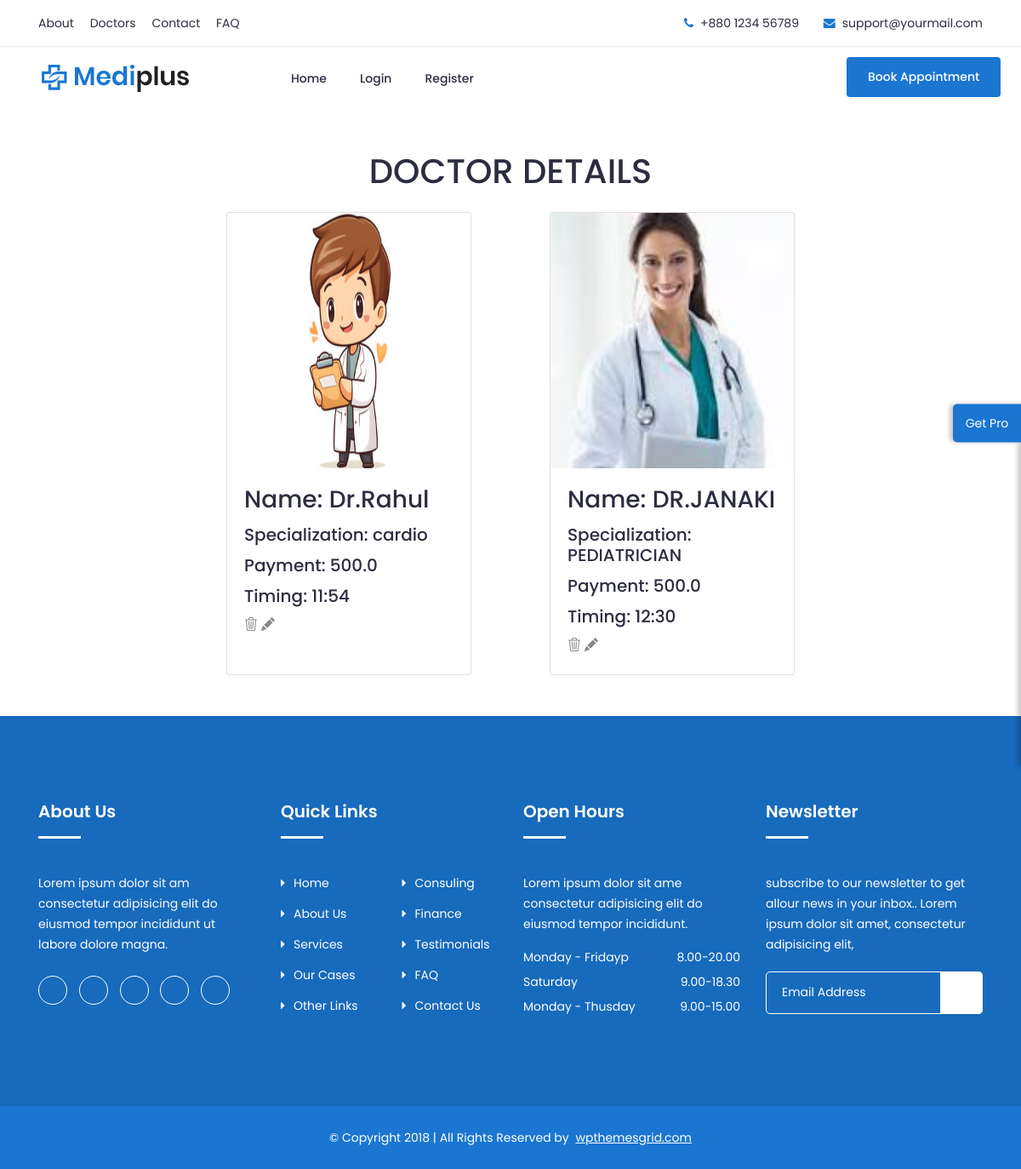
The app's page /doctorview with its own data.
### user_app/models.py (models this page shows)
class doctorsinfo(models.Model):
    docphoto=models.ImageField()
    docname=models.CharField(max_length=50)
    docspecialization=models.CharField(max_length=50)
    docpayment=models.FloatField(max_length=50)
    doctiming=models.CharField(max_length=50)

### admin_app/views.py (the view)
# urls.py: path('doctorview',views.doctorview),
def doctorview(request):
    data=doctorsinfo.objects.all()
    return render(request,'doctorview.html',{'doctordata':data})

### templates/doctorview.html (shortened to what this page needs)
{% load static %}
{% include 'header.html' %}
<br><br>
<div class="container">
  <h1 class="text-center">DOCTOR DETAILS</h1>
  <br>
  <div class="row justify-content-center">
    {% for i in doctordata %}
      <div class="col-md-4 d-flex justify-content-center mb-4">
        <div class="card" style="width: 18rem;">
          <img src="../media/{{i.docphoto}}" alt="no image" style="width:300px;height:300px;" class="card-img-top">
          <div class="card-body">
            <h3 class="card-title">Name: {{i.docname}}</h3>
            <h5 class="card-title">Specialization: {{i.docspecialization}}</h5
                >
            <h5 class="card-title">Payment: {{i.docpayment}}</h5>
            <h5 class="card-title">Timing: {{i.doctiming}}</h5>
            <a href="{% url 'doctordelete' id=i.id %}"></a>
<a href="{% url 'doctorupdate' id=i.id %}"></a>
          </div>
        </div>
      </div>
      {% endfor %}
  </div>
</div>
<br>
{% include 'footer.html' %}

### templates/header.html (shortened to what this page needs)
{% load static %}
<!doctype html>
<html class="no-js" lang="zxx">
    <head>
		<link rel="stylesheet" href="{%static 'css/bootstrap.min.css' %}">
		<link rel="stylesheet" href="{%static 'css/nice-select.css' %}">
        <link rel="stylesheet" href="{%static 'css/font-awesome.min.css' %}">
        <link rel="stylesheet" href="{%static 'css/icofont.css' %}">
		<link rel="stylesheet" href="{%static 'css/slicknav.min.css' %}">
        <link rel="stylesheet" href="{%static 'css/owl-carousel.css' %}">
		<link rel="stylesheet" href="{%static 'css/datepicker.css' %}">
        <link rel="stylesheet" href="{%static 'css/animate.min.css' %}">
        <link rel="stylesheet" href="{%static 'css/magnific-popup.css' %}">
        <link rel="stylesheet" href="{%static 'css/normalize.css' %}">
        <link rel="stylesheet" href="{%static 'style.css' %}">
        <link rel="stylesheet" href="{%static 'css/responsive.css' %}">
    </head>
    <body>
		<ul class="pro-features">
			<a class="get-pro" href="#">Get Pro</a>
		</ul>
		<header class="header" >
			<div class="topbar">
				<div class="container">
					<div class="row">
						<div class="col-lg-6 col-md-5 col-12">
							<ul class="top-link">
								<li><a href="#">About</a></li>
								<li><a href="#">Doctors</a></li>
								<li><a href="#">Contact</a></li>
								<li><a href="#">FAQ</a></li>
							</ul>
						</div>
						<div class="col-lg-6 col-md-7 col-12">
							<ul class="top-contact">
								<li><i class="fa fa-phone"></i>+880 1234 56789</li>
								<li><i class="fa fa-envelope"></i><a href="mailto:support@yourmail.com">support@yourmail.com</a></li>
							</ul>
						</div>
					</div>
				</div>
			</div>
			<div class="header-inner">
				<div class="container">
					<div class="inner">
						<div class="row">
							<div class="col-lg-3 col-md-3 col-12">
								<div class="logo">
									<a href="index.html"><img src="img/logo.png" alt="#"></a>
								</div>
							</div>
							<div class="col-lg-7 col-md-9 col-12">
								<div class="main-menu">
									<nav class="navigation">
										<ul class="nav menu">
											{% if request.session.admin %}
											<li><a href="index">Home</a></li>
											<li><a href="doctorregistration">Add Doctor's</a></li>
											<li><a href="doctorview">Doctor's List</a></li>
											<li><a href="userview">User's List</a></li>
											<li><a href="appointment_view">Appointment's List</a></li>
											<li><a href="logout">Logout</a></li>
											{% else %}
											<li><a href="index">Home</a></li>
											<li><a href="login">Login</a></li>
											<li><a href="signup">Register</a></li>
											{% endif %}
										</ul>
									</nav>
								</div>
							</div>
							<div class="col-lg-2 col-12">
								<div class="get-quote">
									<a href="appointment.html" class="btn">Book Appointment</a>
								</div>
							</div>
						</div>
					</div>
				</div>
			</div>
		</header>

### templates/footer.html (shortened to what this page needs)
{% load static %}
		<footer id="footer" class="footer ">
			<div class="footer-top">
				<div class="container">
					<div class="row">
						<div class="col-lg-3 col-md-6 col-12">
							<div class="single-footer">
								<h2>About Us</h2>
								<p>Lorem ipsum dolor sit am consectetur adipisicing elit do eiusmod tempor incididunt ut labore dolore magna.</p>
								<ul class="social">
									<li><a href="#"><i class="icofont-facebook"></i></a></li>
									<li><a href="#"><i class="icofont-google-plus"></i></a></li>
									<li><a href="#"><i class="icofont-twitter"></i></a></li>
									<li><a href="#"><i class="icofont-vimeo"></i></a></li>
									<li><a href="#"><i class="icofont-pinterest"></i></a></li>
								</ul>
							</div>
						</div>
						<div class="col-lg-3 col-md-6 col-12">
							<div class="single-footer f-link">
								<h2>Quick Links</h2>
								<div class="row">
									<div class="col-lg-6 col-md-6 col-12">
										<ul>
											<li><a href="#"><i class="fa fa-caret-right" aria-hidden="true"></i>Home</a></li>
											<li><a href="#"><i class="fa fa-caret-right" aria-hidden="true"></i>About Us</a></li>
											<li><a href="#"><i class="fa fa-caret-right" aria-hidden="true"></i>Services</a></li>
											<li><a href="#"><i class="fa fa-caret-right" aria-hidden="true"></i>Our Cases</a></li>
											<li><a href="#"><i class="fa fa-caret-right" aria-hidden="true"></i>Other Links</a></li>
										</ul>
									</div>
									<div class="col-lg-6 col-md-6 col-12">
										<ul>
											<li><a href="#"><i class="fa fa-caret-right" aria-hidden="true"></i>Consuling</a></li>
											<li><a href="#"><i class="fa fa-caret-right" aria-hidden="true"></i>Finance</a></li>
											<li><a href="#"><i class="fa fa-caret-right" aria-hidden="true"></i>Testimonials</a></li>
											<li><a href="#"><i class="fa fa-caret-right" aria-hidden="true"></i>FAQ</a></li>
											<li><a href="#"><i class="fa fa-caret-right" aria-hidden="true"></i>Contact Us</a></li>
										</ul>
									</div>
								</div>
							</div>
						</div>
						<div class="col-lg-3 col-md-6 col-12">
							<div class="single-footer">
								<h2>Open Hours</h2>
								<p>Lorem ipsum dolor sit ame consectetur adipisicing elit do eiusmod tempor incididunt.</p>
								<ul class="time-sidual">
									<li class="day">Monday - Fridayp <span>8.00-20.00</span></li>
									<li class="day">Saturday <span>9.00-18.30</span></li>
									<li class="day">Monday - Thusday <span>9.00-15.00</span></li>
								</ul>
							</div>
						</div>
						<div class="col-lg-3 col-md-6 col-12">
							<div class="single-footer">
								<h2>Newsletter</h2>
								<p>subscribe to our newsletter to get allour news in your inbox.. Lorem ipsum dolor sit amet, consectetur adipisicing elit,</p>
								<form action="mail/mail.php" method="get" target="_blank" class="newsletter-inner">
									<input name="email" placeholder="Email Address" class="common-input" onfocus="this.placeholder = ''"
										onblur="this.placeholder = 'Your email address'" required="" type="email">
									<button class="button"><i class="icofont icofont-paper-plane"></i></button>
								</form>
							</div>
						</div>
					</div>
				</div>
			</div>
			<div class="copyright">
				<div class="container">
					<div class="row">
						<div class="col-lg-12 col-md-12 col-12">
							<div class="copyright-content">
								<p>© Copyright 2018  |  All Rights Reserved by <a href="https://www.wpthemesgrid.com" target="_blank">wpthemesgrid.com</a> </p>
							</div>
						</div>
					</div>
				</div>
			</div>
		</footer>
    </body>
</html>

### records on screen
doctorsinfo: docphoto (picture), docname "Dr.Rahul", docspecialization "cardio", docpayment "500.0", doctiming "11:54"
doctorsinfo: docphoto (picture), docname "DR.JANAKI", docspecialization "PEDIATRICIAN", docpayment "500.0", doctiming "12:30"
